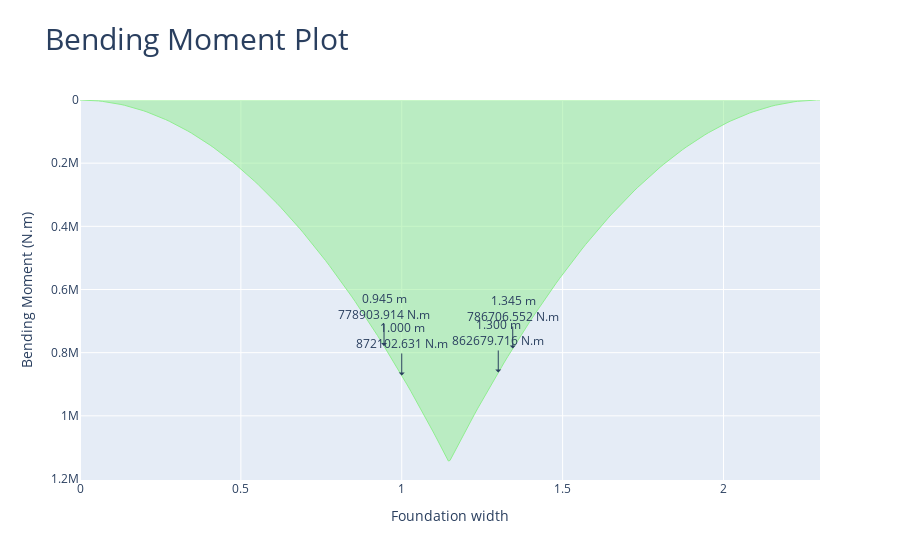

Notebook source saved alongside this figure:
### Markdown cell above
#### Show the bending moment diagram in y direction showing the design bending moment

### Code cell
comb_footing_design.plot_bending_moment_Y()

### Figure 1 — Plotly figure (JSON) as saved in the notebook; plotly's stock layout.template omitted (floating-point values rounded to 4 significant figures; data arrays with more than 128 entries replaced by an {"elided": "..."} marker saying what was removed)
{"data": [{"fill": "tozeroy", "hovertemplate": "x: %{x:.3f} %{meta[0]}<br>f(x): %{y:.3f} %{meta[1]}", "line": {"color": "lightgreen", "width": 1}, "meta": ["m", "N.m"], "mode": "lines", "name": "Bending Moment", "type": "scatter", "x": {"elided": "206 float values"}, "y": {"elided": "206 float values"}}], "layout": {"annotations": [{"arrowhead": 1, "ax": 0, "ay": -40, "showarrow": true, "text": "1.000 m<br>872102.631 N.m", "x": 1.0, "xref": "x", "y": 872100.0, "yref": "y"}, {"arrowhead": 1, "ax": 0, "ay": -40, "showarrow": true, "text": "1.300 m<br>862679.716 N.m", "x": 1.3, "xref": "x", "y": 862700.0, "yref": "y"}, {"arrowhead": 1, "ax": 0, "ay": -40, "showarrow": true, "text": "0.945 m<br>778903.914 N.m", "x": 0.945, "xref": "x", "y": 778900.0, "yref": "y"}, {"arrowhead": 1, "ax": 0, "ay": -40, "showarrow": true, "text": "1.345 m<br>786706.552 N.m", "x": 1.345, "xref": "x", "y": 786700.0, "yref": "y"}], "title": {"font": {"size": 30}, "text": "Bending Moment Plot"}, "xaxis": {"title": {"text": "Foundation width"}}, "yaxis": {"autorange": "reversed", "title": {"text": "Bending Moment (N.m)"}}}}
